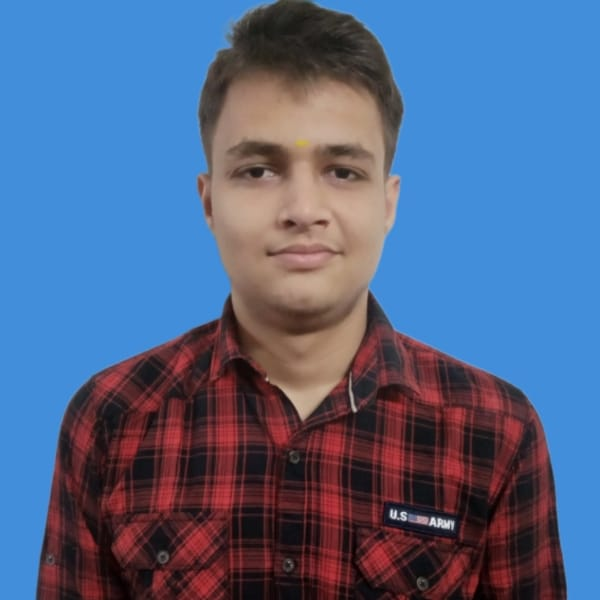
#> input picture data/train/real/real_000000.jpg, 600 x 600 px
$ python -i frequency.py   (imports and definitions only)
#> lines starting #> are read from the running program, lines starting #| are printed output that depends on the picture
"""
TrueLens AI - Frequency Domain Analysis
Analyzes images in the frequency domain using DCT/FFT to detect AI-generated content.

AI-generated images often exhibit distinctive patterns in the frequency domain:
- GAN-generated images show periodic artifacts in the high-frequency spectrum
- Diffusion model outputs may lack certain natural frequency characteristics
- Real photographs have a specific 1/f power spectrum falloff
"""

import numpy as np
from PIL import Image
from scipy import fft as scipy_fft
import io
import base64


class FrequencyAnalyzer:
    """
    Frequency domain analyzer for AI-generated image detection.

    Analyzes the Discrete Fourier Transform (DFT) and Discrete Cosine
    Transform (DCT) of images to detect unnatural frequency patterns
    that are characteristic of AI-generated content.
    """

    def __init__(self):
        self.analysis_size = 256  # Standard analysis size

    def analyze(self, image: Image.Image) -> dict:
        """
        Perform comprehensive frequency domain analysis.

        Args:
            image: PIL Image in RGB mode

        Returns:
            Dictionary containing frequency analysis results
        """
        if image.mode != 'RGB':
            image = image.convert('RGB')

        # Resize for consistent analysis
        image_resized = image.resize((self.analysis_size, self.analysis_size))
        img_array = np.array(image_resized).astype(np.float32)

        # Convert to grayscale for frequency analysis
        gray = 0.299 * img_array[:,:,0] + 0.587 * img_array[:,:,1] + 0.114 * img_array[:,:,2]

        # FFT Analysis
        fft_results = self._fft_analysis(gray)

        # Power Spectrum Analysis
        power_results = self._power_spectrum_analysis(gray)

        # DCT Analysis
        dct_results = self._dct_analysis(gray)

        # Azimuthal Average Analysis (radial power spectrum)
        azimuthal_results = self._azimuthal_analysis(gray)

        # Combine scores
        frequency_score = self._compute_frequency_score(
            fft_results, power_results, dct_results, azimuthal_results
        )

        # Generate visualization
        spectrum_b64 = self._generate_spectrum_visualization(gray)

        # Analysis text
        analysis_text = self._generate_analysis_text(frequency_score, fft_results, azimuthal_results)

        return {
            "spectrum_image_b64": spectrum_b64,
            "frequency_score": round(frequency_score, 4),
            "high_freq_energy": round(fft_results["high_freq_ratio"], 4),
            "spectral_slope": round(azimuthal_results["spectral_slope"], 4),
            "periodicity_score": round(fft_results["periodicity_score"], 4),
            "dct_energy_ratio": round(dct_results["energy_ratio"], 4),
            "analysis_text": analysis_text
        }

    def _fft_analysis(self, gray_image):
        """
        Perform FFT analysis to detect frequency anomalies.
        """
        # Compute 2D FFT
        f_transform = np.fft.fft2(gray_image)
        f_shift = np.fft.fftshift(f_transform)
        magnitude = np.abs(f_shift)

        # Log magnitude spectrum
        log_magnitude = np.log1p(magnitude)

        h, w = gray_image.shape
        cy, cx = h // 2, w // 2

        # Create frequency masks
        Y, X = np.ogrid[:h, :w]
        dist = np.sqrt((X - cx)**2 + (Y - cy)**2)
        max_dist = np.sqrt(cx**2 + cy**2)

        # Low, mid, high frequency energy
        low_mask = dist < max_dist * 0.15
        mid_mask = (dist >= max_dist * 0.15) & (dist < max_dist * 0.5)
        high_mask = dist >= max_dist * 0.5

        total_energy = np.sum(magnitude**2)
        low_energy = np.sum(magnitude[low_mask]**2) / total_energy if total_energy > 0 else 0
        mid_energy = np.sum(magnitude[mid_mask]**2) / total_energy if total_energy > 0 else 0
        high_energy = np.sum(magnitude[high_mask]**2) / total_energy if total_energy > 0 else 0

        # Detect periodic artifacts (GAN fingerprints)
        periodicity_score = self._detect_periodic_artifacts(magnitude, cx, cy)

        return {
            "low_freq_ratio": float(low_energy),
            "mid_freq_ratio": float(mid_energy),
            "high_freq_ratio": float(high_energy),
            "periodicity_score": float(periodicity_score),
            "log_magnitude": log_magnitude
        }

    def _detect_periodic_artifacts(self, magnitude, cx, cy):
        """
        Detect periodic artifacts that are characteristic of GAN-generated images.
        GANs often produce periodic patterns visible as peaks in the frequency domain.
        """
        h, w = magnitude.shape

        # Exclude DC component and very low frequencies
        mask = np.ones_like(magnitude, dtype=bool)
        Y, X = np.ogrid[:h, :w]
        dist = np.sqrt((X - cx)**2 + (Y - cy)**2)
        mask[dist < 5] = False

        # Get magnitude values excluding DC
        mag_filtered = magnitude.copy()
        mag_filtered[~mask] = 0

        # Compute statistics
        mean_mag = np.mean(mag_filtered[mask])
        std_mag = np.std(mag_filtered[mask])

        if std_mag == 0:
            return 0.0

        # Count significant peaks (values > mean + 3*std)
        threshold = mean_mag + 3 * std_mag
        peaks = np.sum(mag_filtered > threshold)
        total_pixels = np.sum(mask)

        # Normalize peak ratio
        peak_ratio = peaks / total_pixels if total_pixels > 0 else 0

        # Higher peak ratio suggests periodic artifacts
        score = min(1.0, peak_ratio * 50)  # Scale factor

        return score

    def _power_spectrum_analysis(self, gray_image):
        """
        Analyze the power spectrum for natural vs artificial patterns.
        Natural images follow a 1/f^β power law.
        """
        f_transform = np.fft.fft2(gray_image)
        power_spectrum = np.abs(f_transform) ** 2

        total_power = np.sum(power_spectrum)
        mean_power = np.mean(power_spectrum)

        return {
            "total_power": float(total_power),
            "mean_power": float(mean_power)
        }

    def _dct_analysis(self, gray_image):
        """
        Perform DCT analysis for compression artifact detection.
        """
        # Compute 2D DCT using scipy
        dct_coeffs = scipy_fft.dctn(gray_image, type=2, norm='ortho')

        h, w = gray_image.shape

        # Energy in different frequency bands
        total_energy = np.sum(np.abs(dct_coeffs) ** 2)

        # High-frequency energy (bottom-right quadrant)
        hf_energy = np.sum(np.abs(dct_coeffs[h//2:, w//2:]) ** 2)

        energy_ratio = hf_energy / total_energy if total_energy > 0 else 0

        return {
            "energy_ratio": float(energy_ratio),
            "total_energy": float(total_energy)
        }

    def _azimuthal_analysis(self, gray_image):
        """
        Compute radial (azimuthal) power spectrum average.
        Natural images have a characteristic 1/f^β falloff with β ≈ 2.
        AI-generated images often deviate from this pattern.
        """
        f_transform = np.fft.fft2(gray_image)
        f_shift = np.fft.fftshift(f_transform)
        power = np.abs(f_shift) ** 2

        h, w = gray_image.shape
        cy, cx = h // 2, w // 2

        Y, X = np.ogrid[:h, :w]
        dist = np.sqrt((X - cx)**2 + (Y - cy)**2).astype(int)

        max_radius = min(cx, cy)
        radial_profile = np.zeros(max_radius)

        for r in range(1, max_radius):
            mask = dist == r
            if np.any(mask):
                radial_profile[r] = np.mean(power[mask])

        # Fit log-log slope (should be ~-2 for natural images)
        valid = radial_profile[1:] > 0
        if np.sum(valid) > 10:
            freqs = np.arange(1, max_radius)
            log_freqs = np.log(freqs[valid])
            log_power = np.log(radial_profile[1:][valid])

            # Linear fit
            coeffs = np.polyfit(log_freqs, log_power, 1)
            spectral_slope = coeffs[0]
        else:
            spectral_slope = -2.0  # Default natural value

        return {
            "spectral_slope": float(spectral_slope),
            "radial_profile": radial_profile.tolist()
        }

    def _compute_frequency_score(self, fft_results, power_results, dct_results, azimuthal_results):
        """
        Compute overall frequency-based AI detection score.

        Returns:
            Score from 0 (likely real) to 1 (likely AI-generated)
        """
        score = 0.0

        # 1. Spectral slope deviation from natural (β ≈ -2)
        slope = azimuthal_results["spectral_slope"]
        slope_deviation = abs(slope - (-2.0))
        if slope_deviation > 0.5:
            score += min(0.3, slope_deviation * 0.1)

        # 2. Periodic artifacts (GAN fingerprints)
        periodicity = fft_results["periodicity_score"]
        if periodicity > 0.3:
            score += periodicity * 0.3

        # 3. Unusual high-frequency energy
        hf_ratio = fft_results["high_freq_ratio"]
        if hf_ratio < 0.001:  # Very low HF - possible smoothing
            score += 0.2
        elif hf_ratio > 0.1:  # Very high HF - possible artifacts
            score += 0.15

        # 4. DCT energy distribution
        dct_ratio = dct_results["energy_ratio"]
        if dct_ratio < 0.01:
            score += 0.1

        return min(1.0, score)

    def _generate_spectrum_visualization(self, gray_image):
        """Generate frequency spectrum visualization as base64 image."""
        f_transform = np.fft.fft2(gray_image)
        f_shift = np.fft.fftshift(f_transform)
        magnitude = np.log1p(np.abs(f_shift))

        # Normalize to 0-255
        if magnitude.max() > magnitude.min():
            magnitude = (magnitude - magnitude.min()) / (magnitude.max() - magnitude.min()) * 255
        magnitude = magnitude.astype(np.uint8)

        # Convert to PIL Image
        spectrum_image = Image.fromarray(magnitude, mode='L')

        # Convert to base64
        buffer = io.BytesIO()
        spectrum_image.save(buffer, format='PNG')
        buffer.seek(0)
        return base64.b64encode(buffer.getvalue()).decode('utf-8')

    def _generate_analysis_text(self, score, fft_results, azimuthal_results):
        """Generate human-readable frequency analysis text."""
        parts = []

        if score > 0.6:
            parts.append("⚠️ Frequency analysis shows strong AI-generation indicators.")
        elif score > 0.3:
            parts.append("⚡ Some frequency anomalies detected that may indicate AI processing.")
        else:
            parts.append("✅ Frequency characteristics are consistent with natural photography.")

        slope = azimuthal_results["spectral_slope"]
        parts.append(f"Spectral slope: {slope:.2f} (natural images typically show ~-2.0).")

        periodicity = fft_results["periodicity_score"]
        if periodicity > 0.3:
            parts.append("Periodic artifacts detected in the frequency spectrum, possibly from GAN generation.")

        return " ".join(parts)

>>> from PIL import Image
>>> picture = Image.open('../../data/train/real/real_000000.jpg')
#> picture is the input picture: PIL image 600x600 RGB; mean R, G, B 81.8, 101.1, 136.9
>>> result = FrequencyAnalyzer().analyze(picture)
#> in analyze, `gray = 0.299 * img_array[:,:,0] + 0.587 * img_array[:,:,1] + 0.114 * i..`:
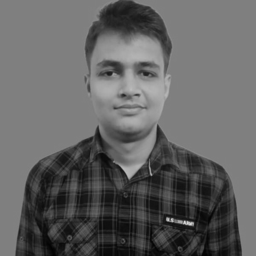
#> gray: shape (256, 256) float32; min 1.2, max 218.8, mean 99.4
#> in _fft_analysis, `log_magnitude = np.log1p(magnitude)`:
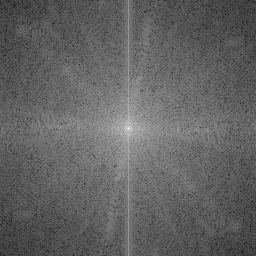
#> log_magnitude: shape (256, 256) float64; min 0.821, max 15.69, mean 6.59; drawn with min black and max white
#> in _fft_analysis, `total_energy = np.sum(magnitude**2)`: total_energy = 5.03e+13
#> in _fft_analysis, `low_energy = np.sum(magnitude[low_mask]**2) / total_energy if total_en..`: low_energy = 0.993
#> in _fft_analysis, `mid_energy = np.sum(magnitude[mid_mask]**2) / total_energy if total_en..`: mid_energy = 0.00615
#> in _fft_analysis, `high_energy = np.sum(magnitude[high_mask]**2) / total_energy if total_..`: high_energy = 0.000551
#> in _detect_periodic_artifacts, `mag_filtered[~mask] = 0`:
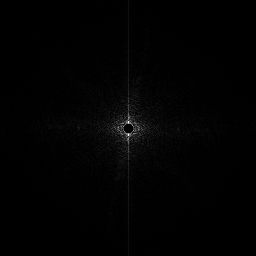
#> mag_filtered: shape (256, 256) float64; min 0, max 191540, mean 1864.5; drawn with min black and max white
#> in _detect_periodic_artifacts, `mean_mag = np.mean(mag_filtered[mask])`: mean_mag = 1866.4
#> in _detect_periodic_artifacts, `std_mag = np.std(mag_filtered[mask])`: std_mag = 5115.2
#> in _detect_periodic_artifacts, `threshold = mean_mag + 3 * std_mag`: threshold = 17212.2
#> in _detect_periodic_artifacts, `peaks = np.sum(mag_filtered > threshold)`: peaks = 892
#> in _detect_periodic_artifacts, `peak_ratio = peaks / total_pixels if total_pixels > 0 else 0`: peak_ratio = 0.0136
#> in _detect_periodic_artifacts, `score = min(1.0, peak_ratio * 50)`: score = 0.681
#> in analyze, `fft_results = self._fft_analysis(gray)`: fft_results = 5 items
#> in _power_spectrum_analysis, `total_power = np.sum(power_spectrum)`: total_power = 5.03e+13
#> in _power_spectrum_analysis, `mean_power = np.mean(power_spectrum)`: mean_power = 766804488.7
#> in analyze, `power_results = self._power_spectrum_analysis(gray)`: power_results = {'total_power': 5.03e+13, 'mean_power': 766804488.7}
#> in _dct_analysis, `dct_coeffs = scipy_fft.dctn(gray_image, type=2, norm='ortho')`:
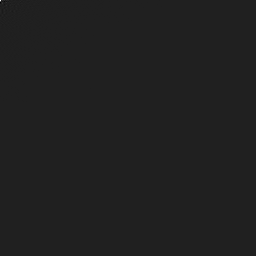
#> dct_coeffs: shape (256, 256) float32; min -3686.1, max 25443.7, mean 0.5; drawn with min black and max white
#> in _dct_analysis, `total_energy = np.sum(np.abs(dct_coeffs) ** 2)`: total_energy = 766804480
#> in _dct_analysis, `hf_energy = np.sum(np.abs(dct_coeffs[h//2:, w//2:]) ** 2)`: hf_energy = 36519.9
#> in _dct_analysis, `energy_ratio = hf_energy / total_energy if total_energy > 0 else 0`: energy_ratio = 4.76e-05
#> in analyze, `dct_results = self._dct_analysis(gray)`: dct_results = {'energy_ratio': 4.76e-05, 'total_energy': 766804480}
#> after the loop in _azimuthal_analysis, `for r in range(1, max_radius):`: radial_profile = 128 values, max 5.43e+11 at index 1, min 0 at index 0, mean 5.12e+09
#> in _azimuthal_analysis, `log_freqs = np.log(freqs[valid])`: log_freqs = 127 values from 0 to 4.84
#> in _azimuthal_analysis, `log_power = np.log(radial_profile[1:][valid])`: log_power = 127 values, max 27.02 at index 0, min 13.29 at index 122, mean 16.45
#> in _azimuthal_analysis, `coeffs = np.polyfit(log_freqs, log_power, 1)`: coeffs = [-2.92, 27.74]
#> in _azimuthal_analysis, `spectral_slope = coeffs[0]`: spectral_slope = -2.92
#> in analyze, `azimuthal_results = self._azimuthal_analysis(gray)`: azimuthal_results = 2 items
#> in _compute_frequency_score, `slope = azimuthal_results["spectral_slope"]`: slope = -2.92
#> in _compute_frequency_score, `slope_deviation = abs(slope - (-2.0))`: slope_deviation = 0.918
#> in _compute_frequency_score, `score += min(0.3, slope_deviation * 0.1)`: score = 0.0918
#> in _compute_frequency_score, `periodicity = fft_results["periodicity_score"]`: periodicity = 0.681
#> in _compute_frequency_score, `score += periodicity * 0.3`: score = 0.296
#> in _compute_frequency_score, `hf_ratio = fft_results["high_freq_ratio"]`: hf_ratio = 0.000551
#> in _compute_frequency_score, `score += 0.2`: score = 0.496
#> in _compute_frequency_score, `dct_ratio = dct_results["energy_ratio"]`: dct_ratio = 4.76e-05
#> in _compute_frequency_score, `score += 0.1`: score = 0.596
#> in _generate_analysis_text, `slope = azimuthal_results["spectral_slope"]`: slope = -2.92
#> in _generate_analysis_text, `periodicity = fft_results["periodicity_score"]`: periodicity = 0.681
#> result = 7 items
